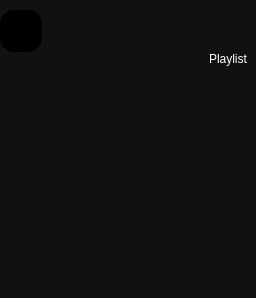
         <widget class="QWidget" name="widgetPlaylist">
          <property name="styleSheet">
           <string notr="true">QWidget {

	background-color : #111111;

}</string>
          </property>
          <layout class="QGridLayout" name="gridLayout_16">
           <property name="leftMargin">
            <number>0</number>
           </property>
           <property name="topMargin">
            <number>0</number>
           </property>
           <property name="rightMargin">
            <number>0</number>
           </property>
           <property name="bottomMargin">
            <number>0</number>
           </property>
           <property name="spacing">
            <number>0</number>
           </property>
           <item row="0" column="0">
            <widget class="QFrame" name="framePlaylistContent">
             <property name="styleSheet">
              <string notr="true">QFrame {

	background-color : #111111;
}</string>
             </property>
             <property name="frameShape">
              <enum>QFrame::NoFrame</enum>
             </property>
             <property name="frameShadow">
              <enum>QFrame::Plain</enum>
             </property>
             <property name="lineWidth">
              <number>0</number>
             </property>
             <layout class="QGridLayout" name="gridLayout_17">
              <property name="leftMargin">
               <number>0</number>
              </property>
              <property name="topMargin">
               <number>0</number>
              </property>
              <property name="rightMargin">
               <number>0</number>
              </property>
              <property name="bottomMargin">
               <number>0</number>
              </property>
              <property name="spacing">
               <number>0</number>
              </property>
              <item row="5" column="0">
               <widget class="QListView" name="listViewPlaylists">
                <property name="styleSheet">
                 <string notr="true">QListView {
	font : 77 13pt &quot;Microsoft JhengHei UI&quot;;
	color : #FFFFFF;
	border-radius : 0px;
	text-align : left;
	padding-left: 5px;
}

QListView::hover {
	color : #4F6FA0;
}</string>
                </property>
                <property name="frameShadow">
                 <enum>QFrame::Plain</enum>
                </property>
                <property name="dragEnabled">
                 <bool>true</bool>
                </property>
                <property name="dragDropMode">
                 <enum>QAbstractItemView::DragDrop</enum>
                </property>
                <property name="defaultDropAction">
                 <enum>Qt::MoveAction</enum>
                </property>
                <property name="alternatingRowColors">
                 <bool>true</bool>
                </property>
                <property name="resizeMode">
                 <enum>QListView::Fixed</enum>
                </property>
                <property name="layoutMode">
                 <enum>QListView::SinglePass</enum>
                </property>
                <property name="itemAlignment">
                 <set>Qt::AlignLeading</set>
                </property>
               </widget>
              </item>
              <item row="4" column="0">
               <spacer name="verticalSpacer_11">
                <property name="orientation">
                 <enum>Qt::Vertical</enum>
                </property>
                <property name="sizeType">
                 <enum>QSizePolicy::Fixed</enum>
                </property>
                <property name="sizeHint" stdset="0">
                 <size>
                  <width>20</width>
                  <height>40</height>
                 </size>
                </property>
               </spacer>
              </item>
              <item row="1" column="0">
               <spacer name="verticalSpacer_12">
                <property name="orientation">
                 <enum>Qt::Vertical</enum>
                </property>
                <property name="sizeType">
                 <enum>QSizePolicy::Fixed</enum>
                </property>
                <property name="sizeHint" stdset="0">
                 <size>
                  <width>20</width>
                  <height>10</height>
                 </size>
                </property>
               </spacer>
              </item>
              <item row="3" column="0" alignment="Qt::AlignRight">
               <widget class="QLabel" name="labelPlaylisr">
                <property name="styleSheet">
                 <string notr="true">QLabel {
	font : 77 18pt &quot;Microsoft JhengHei UI&quot;;
	color : #FFFFFF;
	border-radius : 0px;
	text-align : left;
	padding-right: 5px;
}

QLabel::hover {
	color : #4F6FA0;
}
</string>
                </property>
                <property name="text">
                 <string>Playlist</string>
                </property>
               </widget>
              </item>
              <item row="2" column="0">
               <widget class="QPushButton" name="pushButton">
                <property name="minimumSize">
                 <size>
                  <width>42</width>
                  <height>42</height>
                 </size>
                </property>
                <property name="maximumSize">
                 <size>
                  <width>42</width>
                  <height>42</height>
                 </size>
                </property>
                <property name="styleSheet">
                 <string notr="true">QPushButton{
	background-color: #000000;

	border-top-left-radius: 14px;
	border-bottom-left-radius: 14px;
	border-top-right-radius: 14px;
	border-bottom-right-radius: 14px;

	font : 75 12pt &quot;Microsoft JhengHei UI&quot; bold;
	color: #FFFFFF;
	padding : 10px;

	text-align : left;
}

QPushButton:hover{
	background-color: #222222;
	border-top-left-radius: 14px;	
	border-bottom-left-radius: 14px;
	border-top-right-radius: 14px;
	border-bottom-right-radius: 14px;

	font : 75 12pt &quot;Microsoft JhengHei UI&quot; bold;
	color: #FFFFFF;
	text-align : left;

}</string>
                </property>
                <property name="text">
                 <string/>
                </property>
                <property name="icon">
                 <iconset>
                  <normaloff>../img/icons/24x24/cil-arrow-circle-left.png</normaloff>../img/icons/24x24/cil-arrow-circle-left.png</iconset>
                </property>
                <property name="iconSize">
                 <size>
                  <width>24</width>
                  <height>24</height>
                 </size>
                </property>
               </widget>
              </item>
             </layout>
            </widget>
           </item>
          </layout>
         </widget>
